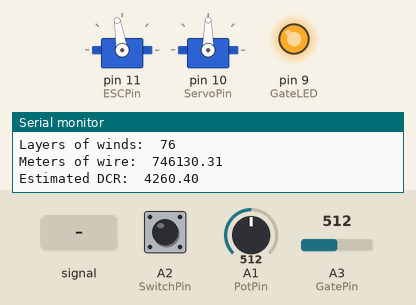
Recording of a sketch running on a simulated Arduino Uno, built with avr-gcc and run on an emulated ATmega328P. On the bench: 2 × servo, output pins drawn as LEDs (lit = HIGH), the last lines printed to the serial monitor. The test bench sets the inputs (shaded band); at power-on: A1 (PotPin) = 512, A2 (SwitchPin) HIGH, A3 (GatePin) = 512. Random numbers use the default seed unless the sketch sets one.

Above: at 1.4 s.
1.5 s: A3 (GatePin) fed a 200 Hz sine of ±460 counts around its level
At 1.75 s:
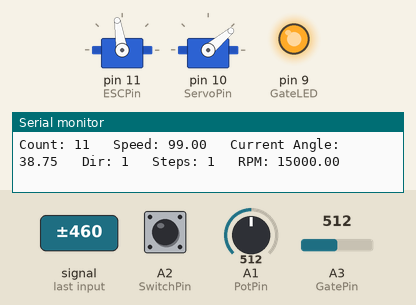
4.5 s: A1 (PotPin) set to 610
At 4.65 s:
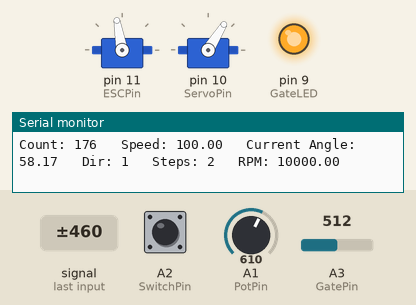
7.5 s: A2 (SwitchPin) pulled LOW for 0.15 s
At 8.84 s:
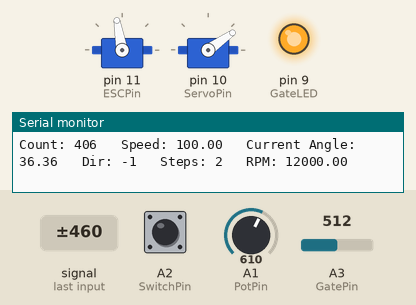
10.6 s: A3 (GatePin) set to 610
12.1 s: A2 (SwitchPin) pulled LOW for 3.2 s
At 13.5 s:
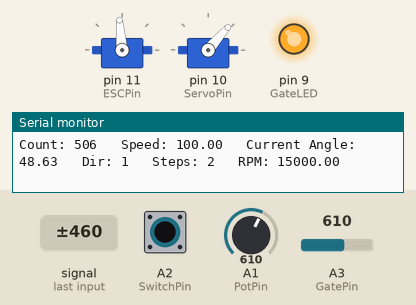
16.8 s: A1 (PotPin) set to 94
At 17.1 s:
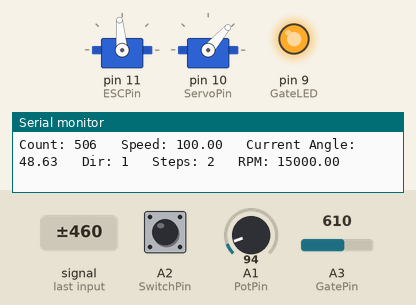
Timing chart, 0 to 19.3 s (numbered marks = the images above; inputs shaded):
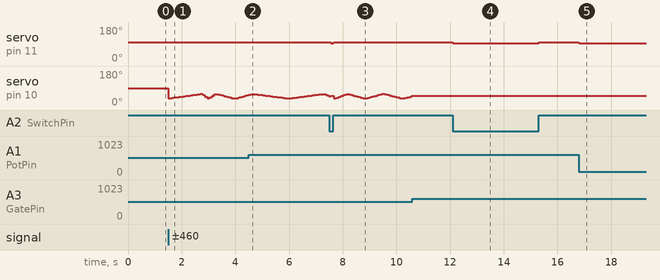

The sketch:

WinderCodeRC_OLED_Presets.ino
```cpp
#include <Servo.h>
#define GatePin A3
#define GateLED 9
#define GateLEDPwr 255
#define GateMin 600
#define GateMax 800
#define PotPin A1
#define SwitchPin A2
#define ESCPin 11
#define ServoPin 10
#define CWMaxSpeed_Def 85
#define CCWMaxSpeed_def 104
#define Stop 95
#define Spool  40
#define SpoolRPM 200
Servo ESC;
Servo servo;

//ccw vs cw.  6000 = 7.7k DCR, CW. 4.6 CCW 6000 vs 8000 makes same coil size
enum PRE {TB,HB,JM,ST,P90,FB,NP,JAG};
PRE Preset = NP;

// ----------------------- Servo Parameters----------------------
int wind_count = 5500;
float arm_length = 13;//arm length from servo center in mm.  19 standard
int underwind = 5; //% underwind  set overwind to 0
int overwind = 0; //% overwind, set underwind to 0
int spin_dir = -1; // set to -1 for Counter Clockwise, and 1 for Clockwise.
float faceplateOffset =0; // distance off of the faceplate to the inside of the bobbin, good for thicker flatwork.
float error_margin = 8; // Percent of bobbin width to remove for accident prevention.

//-------------------------- Bobbin Parameters-----------------------


float bobbin_width = 6; //Width in Millimeters gap between two faces for winds.
float bobbin_length = 57; // Length of bobbin in mm. just for estimating wire usage.
float bobbin_height = 5; // Width across bobbin in mm. just for esitmating wire usage,

//------------------- Extra parameters---------------

int scatterwind = 4; // Set to 1 for random per Layer, 2 for Pattern per step,.
bool HandWind = false; // Shuts down the servo, for hand winding.  recode for manual servo sweep maybe?

int servoZeroInt = 35; // used to set the minimum point for the servo arm, closest to the plate.
float wire_gauge = .0030; //Wire gauge 0.0030 for heavy  0.0025 standard
float wire_unit = 25.4;  //(set to 25.4 for inches, 1 for mm)
int ScatterMin = 1; // scatterwind steps. for the randomizer,
int ScatterMax = 10;
int Pattern [] = {1,3,7,3,2,1,5,2,1,2};
int* ScatterPattern = Pattern;
int Patternlength = 10;
int patternplace = 1;
//---------- Basic setup parameters. Adjustment not required--------
int dir = 1;
int steps = 1;
float deg = 180/3.14;
int rev_mult = 1;
int GateRead = 0;
float Speed = 500;
int count = 0;
int Gateflag = 1;
int PotVal = 0;
int PotValPast = 0;
float RPMpast = 0;
float RPM = 0;
float Dif = 0;
bool Go = true;
int motor_steps = 1;
float DCR_42 = 5.71; // Ohms/m
int CWMaxSpeed=CWMaxSpeed_Def;
int CCWMaxSpeed = CCWMaxSpeed_def;
//  ----------- Startup Calculations -------------------------------
int decrement = 0;
float calculated_width = bobbin_width*(1-error_margin/100);
float sweep = deg*(2*asin(calculated_width/(2*arm_length)));
float servoZero = servoZeroInt+deg*(2*asin(faceplateOffset/(2*arm_length)));
float angle = servoZero + sweep;
float current_angle=servoZero;
int winds = wind_count*(1-underwind/100+overwind/100);
int total_steps = winds*motor_steps;
float wire_dia = wire_gauge*wire_unit;
int layer_winds = calculated_width/wire_dia;
float angle_seg = sweep/layer_winds;
int rev_count = 0;
int pos = 0;
int sysrevs = 1;
float DCR = DCR_42;

//-------------------Scatter Pattern Variations---------------------------
int Pat1[] = {1,3,7,3,2,1,5,2,1,2};
int Pat1len = 10;
int Pat2[] = {1,3,7,3,2,1,5,2,1,2};
int Pat2len = 10;
int Pat3[] = {1,3,7,3,2,1,5,2,1,2};
int Pat3len = 10;
int Pat4[] = {1,3,7,3,2,1,5,2,1,2};
int Pat4len = 10;
int Pat5[] = {1,3,7,3,2,1,5,2,1,2};
int Pat5len = 10;
int Pat6[] = {1,3,7,3,2,1,5,2,1,2};
int Pat6len = 10;
int Pat7[] = {1,3,7,3,2,1,5,2,1,2};
int Pat7len = 10;
int Pat8[] = {1,3,7,3,2,1,5,2,1,2};
int Pat8len = 10;
int Pat9[] = {1,3,7,3,2,1,5,2,1,2};
int Pat9len = 10;
int Pat10[] = {1,3,7,3,2,1,5,2,1,2};
int Pat10len = 10;

//----------------------- Functions ---------------------------------------


void Presets(){
switch(Preset){

case TB:
wind_count = 5500;
arm_length = 13;//arm length from servo center in mm.  19 standard
underwind = 5; //% underwind  set overwind to 0
overwind = 0; //% overwind, set underwind to 0
spin_dir = -1; // set to -1 for Counter Clockwise, and 1 for Clockwise.
faceplateOffset =0; // distance off of the faceplate to the inside of the bobbin, good for thicker flatwork.
error_margin = 8; // Percent of bobbin width to remove for accident prevention.

bobbin_width = 6; //Width in Millimeters gap between two faces for winds.
bobbin_length = 57; // Length of bobbin in mm. just for estimating wire usage.
bobbin_height = 5; // Width across bobbin in mm. just for esitmating wire usage,

scatterwind = 4; // Set to 1 for random per Layer, 2 for Pattern per step,.
wire_gauge = .0030; //Wire gauge 0.0030 for heavy  0.0025 standard
wire_unit = 25.4;  //(set to 25.4 for inches, 1 for mm)
ScatterPattern = Pat1;
Patternlength = Pat1len;
DCR = 5.71;
break;
//---------------------------------------------------------------
case HB:
wind_count = 5500;
arm_length = 13;//arm length from servo center in mm.  19 standard
underwind = 5; //% underwind  set overwind to 0
overwind = 0; //% overwind, set underwind to 0
spin_dir = -1; // set to -1 for Counter Clockwise, and 1 for Clockwise.
faceplateOffset =0; // distance off of the faceplate to the inside of the bobbin, good for thicker flatwork.
error_margin = 8; // Percent of bobbin width to remove for accident prevention.

bobbin_width = 6; //Width in Millimeters gap between two faces for winds.
bobbin_length = 57; // Length of bobbin in mm. just for estimating wire usage.
bobbin_height = 5; // Width across bobbin in mm. just for esitmating wire usage,

scatterwind = 4; // Set to 1 for random per Layer, 2 for Pattern per step,.
wire_gauge = .0030; //Wire gauge 0.0030 for heavy  0.0025 standard
wire_unit = 25.4;  //(set to 25.4 for inches, 1 for mm)
ScatterPattern = Pat1;
Patternlength = Pat1len;
DCR = 5.71;
break;
//---------------------------------------------------------------
case JM:
wind_count = 5500;
arm_length = 13;//arm length from servo center in mm.  19 standard
underwind = 5; //% underwind  set overwind to 0
overwind = 0; //% overwind, set underwind to 0
spin_dir = -1; // set to -1 for Counter Clockwise, and 1 for Clockwise.
faceplateOffset =0; // distance off of the faceplate to the inside of the bobbin, good for thicker flatwork.
error_margin = 8; // Percent of bobbin width to remove for accident prevention.

bobbin_width = 6; //Width in Millimeters gap between two faces for winds.
bobbin_length = 57; // Length of bobbin in mm. just for estimating wire usage.
bobbin_height = 5; // Width across bobbin in mm. just for esitmating wire usage,

scatterwind = 4; // Set to 1 for random per Layer, 2 for Pattern per step,.
wire_gauge = .0030; //Wire gauge 0.0030 for heavy  0.0025 standard
wire_unit = 25.4;  //(set to 25.4 for inches, 1 for mm)
ScatterPattern = Pat1;
Patternlength = Pat1len;
DCR = 5.71;
break;
//---------------------------------------------------------------
case ST:
wind_count = 5500;
arm_length = 13;//arm length from servo center in mm.  19 standard
underwind = 5; //% underwind  set overwind to 0
overwind = 0; //% overwind, set underwind to 0
spin_dir = -1; // set to -1 for Counter Clockwise, and 1 for Clockwise.
faceplateOffset =0; // distance off of the faceplate to the inside of the bobbin, good for thicker flatwork.
error_margin = 8; // Percent of bobbin width to remove for accident prevention.

bobbin_width = 6; //Width in Millimeters gap between two faces for winds.
bobbin_length = 57; // Length of bobbin in mm. just for estimating wire usage.
bobbin_height = 5; // Width across bobbin in mm. just for esitmating wire usage,

scatterwind = 4; // Set to 1 for random per Layer, 2 for Pattern per step,.
wire_gauge = .0030; //Wire gauge 0.0030 for heavy  0.0025 standard
wire_unit = 25.4;  //(set to 25.4 for inches, 1 for mm)
ScatterPattern = Pat1;
Patternlength = Pat1len;
DCR = 5.71;
break;
//---------------------------------------------------------------
case P90:
wind_count = 5500;
arm_length = 13;//arm length from servo center in mm.  19 standard
underwind = 5; //% underwind  set overwind to 0
overwind = 0; //% overwind, set underwind to 0
spin_dir = -1; // set to -1 for Counter Clockwise, and 1 for Clockwise.
faceplateOffset =0; // distance off of the faceplate to the inside of the bobbin, good for thicker flatwork.
error_margin = 8; // Percent of bobbin width to remove for accident prevention.

bobbin_width = 6; //Width in Millimeters gap between two faces for winds.
bobbin_length = 57; // Length of bobbin in mm. just for estimating wire usage.
bobbin_height = 5; // Width across bobbin in mm. just for esitmating wire usage,

scatterwind = 4; // Set to 1 for random per Layer, 2 for Pattern per step,.
wire_gauge = .0030; //Wire gauge 0.0030 for heavy  0.0025 standard
wire_unit = 25.4;  //(set to 25.4 for inches, 1 for mm)
ScatterPattern = Pat1;
Patternlength = Pat1len;
DCR = 5.71;
break;
//---------------------------------------------------------------
case FB:
wind_count = 5500;
arm_length = 13;//arm length from servo center in mm.  19 standard
underwind = 5; //% underwind  set overwind to 0
overwind = 0; //% overwind, set underwind to 0
spin_dir = -1; // set to -1 for Counter Clockwise, and 1 for Clockwise.
faceplateOffset =0; // distance off of the faceplate to the inside of the bobbin, good for thicker flatwork.
error_margin = 8; // Percent of bobbin width to remove for accident prevention.

bobbin_width = 6; //Width in Millimeters gap between two faces for winds.
bobbin_length = 57; // Length of bobbin in mm. just for estimating wire usage.
bobbin_height = 5; // Width across bobbin in mm. just for esitmating wire usage,

scatterwind = 4; // Set to 1 for random per Layer, 2 for Pattern per step,.
wire_gauge = .0030; //Wire gauge 0.0030 for heavy  0.0025 standard
wire_unit = 25.4;  //(set to 25.4 for inches, 1 for mm)
ScatterPattern = Pat1;
Patternlength = Pat1len;
DCR = 5.71;
break;
//---------------------------------------------------------------
case JAG:
wind_count = 5500;
arm_length = 13;//arm length from servo center in mm.  19 standard
underwind = 5; //% underwind  set overwind to 0
overwind = 0; //% overwind, set underwind to 0
spin_dir = -1; // set to -1 for Counter Clockwise, and 1 for Clockwise.
faceplateOffset =0; // distance off of the faceplate to the inside of the bobbin, good for thicker flatwork.
error_margin = 8; // Percent of bobbin width to remove for accident prevention.

bobbin_width = 6; //Width in Millimeters gap between two faces for winds.
bobbin_length = 57; // Length of bobbin in mm. just for estimating wire usage.
bobbin_height = 5; // Width across bobbin in mm. just for esitmating wire usage,

scatterwind = 4; // Set to 1 for random per Layer, 2 for Pattern per step,.
wire_gauge = .0030; //Wire gauge 0.0030 for heavy  0.0025 standard
wire_unit = 25.4;  //(set to 25.4 for inches, 1 for mm)
ScatterPattern = Pat1;
Patternlength = Pat1len;
DCR = 5.71;
break;
//---------------------------------------------------------------
default:
break;
}}

void Status(){
Serial.print("Count: ");
Serial.print(rev_count);
Serial.print("   Speed: ");
Serial.print(Speed);

Serial.print("   Current Angle: ");
Serial.print(current_angle);

Serial.print("   Dir: ");
Serial.print(dir);
Serial.print("   Steps: ");
Serial.print(steps);
Serial.print("   RPM: ");
Serial.println(RPM);
}

void StatusV2(){

if(sysrevs <= rev_count){
  sysrevs = rev_count + 5;
  Status();
}
}


void RangeTest(){
bool active = digitalRead(SwitchPin);
if(active == false){
  PotVal = analogRead(PotPin);

  float range = map(PotVal,0,1023,servoZero,angle);
    if(PotValPast!=range){
    //Serial.print(range);
    //Serial.print("--");
  }
  PotValPast=range;
  servo.write(range);
}}

void ServoControl(){
    current_angle = ServoDir(current_angle,dir,steps);
  servo.write(current_angle);
if(scatterwind == 1){
   steps = random(ScatterMin,ScatterMax);}
if(scatterwind == 3){
  steps = ScatterPattern[patternplace - 1];
  patternplace +=1;
  if(patternplace >= Patternlength){
    patternplace = 1;
  }
}
}
void GateCount(){
GateRead = analogRead(GatePin);
//Serial.println(GateRead);
if(GateRead >= GateMax && Gateflag == 0){
  rev_count = rev_count + 1;
  Gateflag = 1;
  Dif = (millis()-RPMpast)/(1000);
  RPM = 60/(Dif);
  RPMpast = millis();
  //Status();
  ServoControl();
  SpoolDown();

  }

if(GateRead <= GateMin && Gateflag == 1){
Gateflag = 0;
}}

void SpeedControl(){
  PotVal = analogRead(PotPin);
if(spin_dir == 1 && Go == true){
  Speed = map(PotVal,0,1023,Stop,CWMaxSpeed);}
if(spin_dir == -1 && Go == true){
  Speed = map(PotVal,0,1023,Stop,CCWMaxSpeed);}
if(Go == false){
    Speed = Stop;
  }

  ESC.write(Speed);

}

void SpoolDown(){
  if(rev_count >= winds - Spool){
    if(RPM >= SpoolRPM){
      CWMaxSpeed += 1;
      CCWMaxSpeed -=1;
    }
  }
  }

int Flip(float in_angle){
        if(in_angle >= angle){
        dir = dir * -1;
        if(scatterwind == 2){
          steps = random(ScatterMin,ScatterMax);}
        if(scatterwind == 4){
  steps = ScatterPattern[patternplace - 1];
  patternplace +=1;
  if(patternplace >= Patternlength){
    patternplace = 1;
  }
}

}
      if(in_angle <= servoZero){
        dir = dir * -1;
       }
        return dir;

}

float ServoDir(float current_angle, int dir, int steps){
  float angle_div = steps*angle_seg*rev_mult;
  float out_angle = current_angle + angle_div * dir;

      if(out_angle >= angle){
        out_angle = angle;
        dir = dir * -1;}
      if(out_angle <= servoZero){
        out_angle = servoZero;
        dir = dir * -1;
      }

  return out_angle;
}

void Calculate_len(){
  int layers = winds / layer_winds;
  float wire_len = 0;

  for (int x = 0; x <= layers ; x+=1){
    float height = wire_dia*x;
    float wind_len = (((bobbin_length-bobbin_height)+height)*2+((bobbin_height+height)*3.14));
    float one_layer = layer_winds*wind_len;
    wire_len+=one_layer;
  }
  float full_len=wire_len;
  float DC = DCR*full_len/1000;
  Serial.print("Winds per layer:  ");
  Serial.println(layer_winds);
  Serial.print("Layers of winds:  ");
  Serial.println(layers);
  Serial.print("Meters of wire:  ");
  Serial.println(full_len);
  Serial.print("Estimated DCR:  ");
  Serial.println(DC);
}


// --------------------Startup code--------------------
void setup()
{
   Serial.begin(9600);           // set up Serial library at 9600 bps
   Serial.println("------ initializing ------");
   Serial.print("Desired Winds:  ");
   Serial.println(wind_count);
   Serial.print("Bobbin Width in mm:  ");
   Serial.println(bobbin_width);
      Serial.print("Wind Width in mm:  ");
   Serial.println(calculated_width);
   Serial.print("Servo Angle: ");
   Serial.println(sweep);
      Serial.print("Servo step: ");
   Serial.println(angle_seg);
//      Serial.print("Layer Winds: ");
//   Serial.println(layer_winds);
      Serial.print("Wire Diameter mm: ");
   Serial.println(wire_dia);
   Serial.print("Left Zero: ");
   Serial.print(servoZero);
   Serial.print("   Right limit Zero: ");
   Serial.println(angle);
      Serial.println("----- Estimated Parameters-----");
   Calculate_len();
   Presets();

 analogWrite(GateLED,GateLEDPwr);
 ESC.attach(ESCPin);
 servo.attach(ServoPin);
}

//--------------------- Main code -------------------------------
void loop(){
GateCount();
SpeedControl();
RangeTest();
StatusV2();

if (rev_count < winds){
if(rev_count < winds-Spool){
  Go = digitalRead(SwitchPin);}

if(Go == true && HandWind == false){
//current_angle = ServoDir(current_angle,dir,steps);
dir = Flip(current_angle);


}}

if(rev_count >= winds-Spool){
Go = false;
}
if(rev_count >= winds){
   Go = false;
    Serial.println("Winding Finished");
    Serial.println(rev_count);
    Calculate_len();
    delay(1000);
    exit(0);}
    }
```

Measured:
- after the input at 4.5 s, servo on pin 11 (ESCPin): 99° → 100° after 0.05 s
- after the input at 7.5 s, servo on pin 11 (ESCPin): 100° → 95° after 0.05 s, → 100° 0.11 s later
- after the input at 12.1 s, servo on pin 11 (ESCPin): 100° → 95° at once, → 100° 3.2 s later; servo on pin 10 (ServoPin): 48° → 49° at once
- after the input at 16.8 s, servo on pin 11 (ESCPin): 100° → 95° at once
